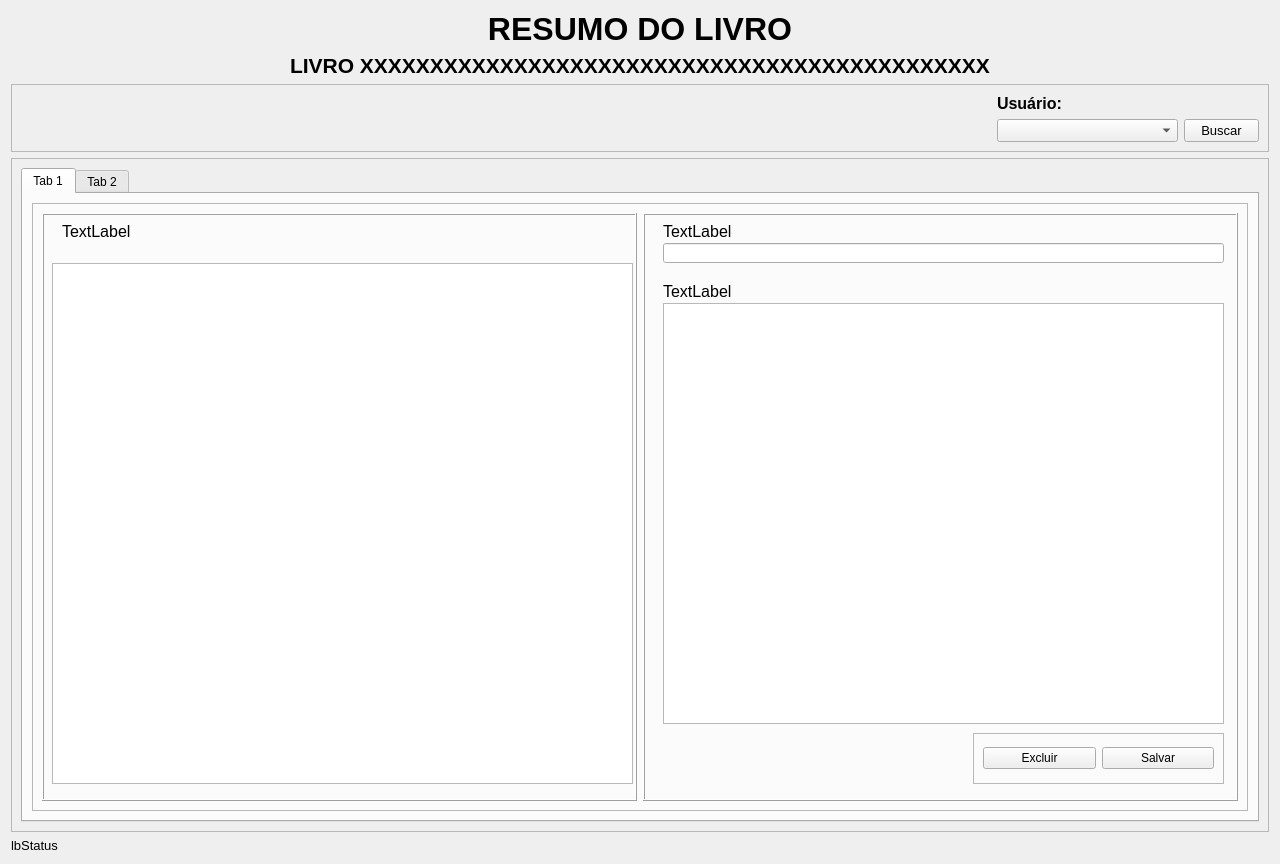
<?xml version="1.0" encoding="UTF-8"?>
<ui version="4.0">
 <class>Form</class>
 <widget class="QWidget" name="Form">
  <property name="geometry">
   <rect>
    <x>0</x>
    <y>0</y>
    <width>1280</width>
    <height>864</height>
   </rect>
  </property>
  <property name="windowTitle">
   <string>Resumo do Livro</string>
  </property>
  <layout class="QVBoxLayout" name="verticalLayout_3">
   <item>
    <widget class="QLabel" name="label">
     <property name="font">
      <font>
       <pointsize>24</pointsize>
       <weight>75</weight>
       <bold>true</bold>
      </font>
     </property>
     <property name="text">
      <string>RESUMO DO LIVRO</string>
     </property>
     <property name="alignment">
      <set>Qt::AlignCenter</set>
     </property>
    </widget>
   </item>
   <item>
    <widget class="QLabel" name="lbTituloLivro">
     <property name="font">
      <font>
       <pointsize>16</pointsize>
       <weight>75</weight>
       <bold>true</bold>
      </font>
     </property>
     <property name="text">
      <string>LIVRO XXXXXXXXXXXXXXXXXXXXXXXXXXXXXXXXXXXXXXXXXXXXX</string>
     </property>
     <property name="alignment">
      <set>Qt::AlignCenter</set>
     </property>
    </widget>
   </item>
   <item>
    <widget class="QFrame" name="frame">
     <property name="frameShape">
      <enum>QFrame::StyledPanel</enum>
     </property>
     <property name="frameShadow">
      <enum>QFrame::Raised</enum>
     </property>
     <layout class="QGridLayout" name="gridLayout">
      <item row="0" column="1">
       <widget class="QLabel" name="label_4">
        <property name="font">
         <font>
          <pointsize>12</pointsize>
          <weight>75</weight>
          <bold>true</bold>
         </font>
        </property>
        <property name="text">
         <string>Usuário:</string>
        </property>
       </widget>
      </item>
      <item row="1" column="0">
       <spacer name="horizontalSpacer">
        <property name="orientation">
         <enum>Qt::Horizontal</enum>
        </property>
        <property name="sizeHint" stdset="0">
         <size>
          <width>971</width>
          <height>20</height>
         </size>
        </property>
       </spacer>
      </item>
      <item row="1" column="1">
       <widget class="QComboBox" name="cbUsuario">
        <property name="minimumSize">
         <size>
          <width>181</width>
          <height>0</height>
         </size>
        </property>
        <property name="maximumSize">
         <size>
          <width>181</width>
          <height>16777215</height>
         </size>
        </property>
        <property name="font">
         <font>
          <pointsize>10</pointsize>
         </font>
        </property>
       </widget>
      </item>
      <item row="1" column="2">
       <widget class="QPushButton" name="btBuscarResumos">
        <property name="maximumSize">
         <size>
          <width>75</width>
          <height>32</height>
         </size>
        </property>
        <property name="font">
         <font>
          <pointsize>10</pointsize>
         </font>
        </property>
        <property name="text">
         <string>Buscar</string>
        </property>
        <property name="icon">
         <iconset>
          <normaloff>../../resources/icons/search_24dp_5F6368.png</normaloff>../../resources/icons/search_24dp_5F6368.png</iconset>
        </property>
        <property name="iconSize">
         <size>
          <width>24</width>
          <height>24</height>
         </size>
        </property>
       </widget>
      </item>
     </layout>
    </widget>
   </item>
   <item>
    <widget class="QFrame" name="frame_2">
     <property name="frameShape">
      <enum>QFrame::StyledPanel</enum>
     </property>
     <property name="frameShadow">
      <enum>QFrame::Raised</enum>
     </property>
     <layout class="QVBoxLayout" name="verticalLayout">
      <item>
       <widget class="QTabWidget" name="tabWidget">
        <property name="currentIndex">
         <number>0</number>
        </property>
        <widget class="QWidget" name="tab">
         <attribute name="title">
          <string>Tab 1</string>
         </attribute>
         <layout class="QHBoxLayout" name="horizontalLayout">
          <item>
           <widget class="QFrame" name="frame_3">
            <property name="frameShape">
             <enum>QFrame::StyledPanel</enum>
            </property>
            <property name="frameShadow">
             <enum>QFrame::Raised</enum>
            </property>
            <layout class="QHBoxLayout" name="horizontalLayout_2">
             <item>
              <widget class="QFrame" name="frame_4">
               <property name="frameShape">
                <enum>QFrame::Box</enum>
               </property>
               <property name="frameShadow">
                <enum>QFrame::Raised</enum>
               </property>
               <widget class="QLabel" name="label_6">
                <property name="geometry">
                 <rect>
                  <x>20</x>
                  <y>10</y>
                  <width>241</width>
                  <height>16</height>
                 </rect>
                </property>
                <property name="font">
                 <font>
                  <pointsize>12</pointsize>
                 </font>
                </property>
                <property name="text">
                 <string>TextLabel</string>
                </property>
               </widget>
               <widget class="QListWidget" name="listWidget_2">
                <property name="geometry">
                 <rect>
                  <x>10</x>
                  <y>50</y>
                  <width>581</width>
                  <height>521</height>
                 </rect>
                </property>
               </widget>
              </widget>
             </item>
             <item>
              <widget class="QFrame" name="frame_5">
               <property name="frameShape">
                <enum>QFrame::Box</enum>
               </property>
               <property name="frameShadow">
                <enum>QFrame::Raised</enum>
               </property>
               <widget class="QLabel" name="label_7">
                <property name="geometry">
                 <rect>
                  <x>20</x>
                  <y>10</y>
                  <width>241</width>
                  <height>16</height>
                 </rect>
                </property>
                <property name="font">
                 <font>
                  <pointsize>12</pointsize>
                 </font>
                </property>
                <property name="text">
                 <string>TextLabel</string>
                </property>
               </widget>
               <widget class="QLabel" name="label_8">
                <property name="geometry">
                 <rect>
                  <x>20</x>
                  <y>70</y>
                  <width>241</width>
                  <height>16</height>
                 </rect>
                </property>
                <property name="font">
                 <font>
                  <pointsize>12</pointsize>
                 </font>
                </property>
                <property name="text">
                 <string>TextLabel</string>
                </property>
               </widget>
               <widget class="QLineEdit" name="lineEdit_2">
                <property name="geometry">
                 <rect>
                  <x>20</x>
                  <y>30</y>
                  <width>561</width>
                  <height>20</height>
                 </rect>
                </property>
               </widget>
               <widget class="QTextEdit" name="textEdit_2">
                <property name="geometry">
                 <rect>
                  <x>20</x>
                  <y>90</y>
                  <width>561</width>
                  <height>421</height>
                 </rect>
                </property>
               </widget>
               <widget class="QFrame" name="frame_6">
                <property name="geometry">
                 <rect>
                  <x>330</x>
                  <y>520</y>
                  <width>251</width>
                  <height>51</height>
                 </rect>
                </property>
                <property name="frameShape">
                 <enum>QFrame::StyledPanel</enum>
                </property>
                <property name="frameShadow">
                 <enum>QFrame::Raised</enum>
                </property>
                <layout class="QHBoxLayout" name="horizontalLayout_3">
                 <item>
                  <widget class="QPushButton" name="btExcluirUsuario_2">
                   <property name="text">
                    <string>Excluir</string>
                   </property>
                   <property name="icon">
                    <iconset>
                     <normaloff>../../resources/icons/delete_forever_16dp_BB271A.png</normaloff>../../resources/icons/delete_forever_16dp_BB271A.png</iconset>
                   </property>
                   <property name="iconSize">
                    <size>
                     <width>24</width>
                     <height>24</height>
                    </size>
                   </property>
                  </widget>
                 </item>
                 <item>
                  <widget class="QPushButton" name="btSalvarUsuario_2">
                   <property name="text">
                    <string>Salvar</string>
                   </property>
                   <property name="icon">
                    <iconset>
                     <normaloff>../../resources/icons/save_16dp_48752C.png</normaloff>../../resources/icons/save_16dp_48752C.png</iconset>
                   </property>
                   <property name="iconSize">
                    <size>
                     <width>24</width>
                     <height>24</height>
                    </size>
                   </property>
                  </widget>
                 </item>
                </layout>
               </widget>
              </widget>
             </item>
            </layout>
           </widget>
          </item>
         </layout>
        </widget>
        <widget class="QWidget" name="tab_2">
         <attribute name="title">
          <string>Tab 2</string>
         </attribute>
         <layout class="QGridLayout" name="gridLayout_3">
          <item row="0" column="0">
           <widget class="QTextBrowser" name="textBrowser"/>
          </item>
         </layout>
        </widget>
       </widget>
      </item>
     </layout>
    </widget>
   </item>
   <item>
    <widget class="QLabel" name="lbStatus">
     <property name="font">
      <font>
       <pointsize>10</pointsize>
      </font>
     </property>
     <property name="text">
      <string>lbStatus</string>
     </property>
    </widget>
   </item>
  </layout>
 </widget>
 <resources/>
 <connections/>
</ui>
